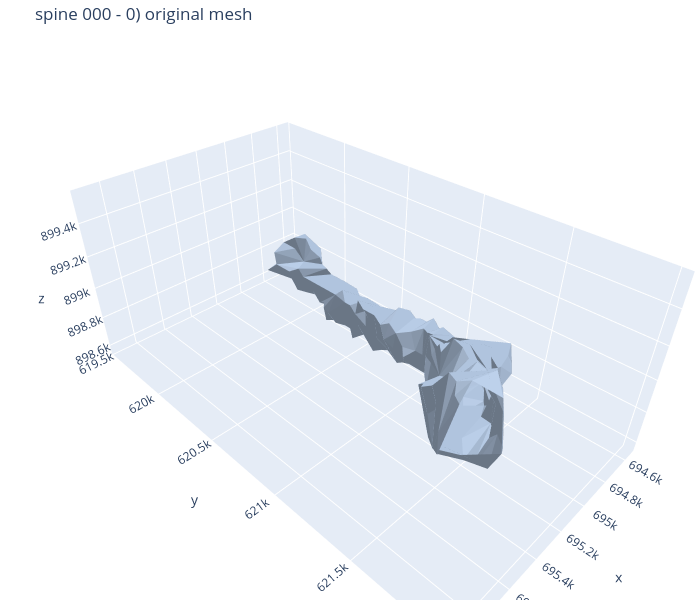
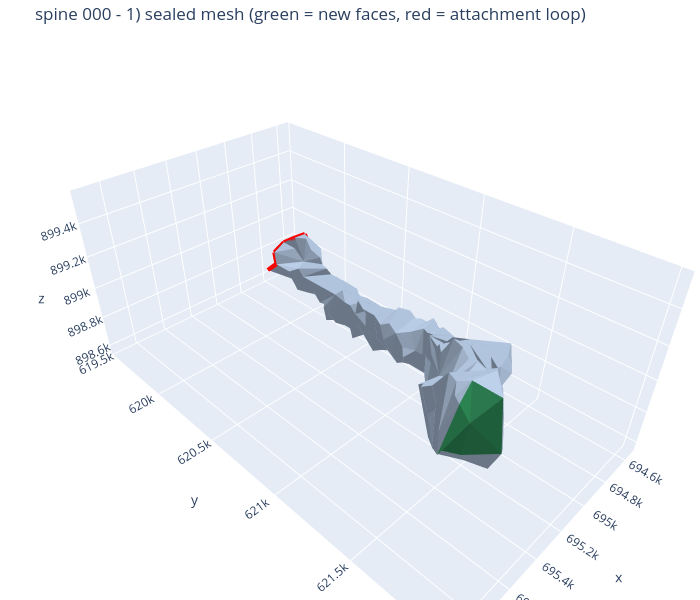
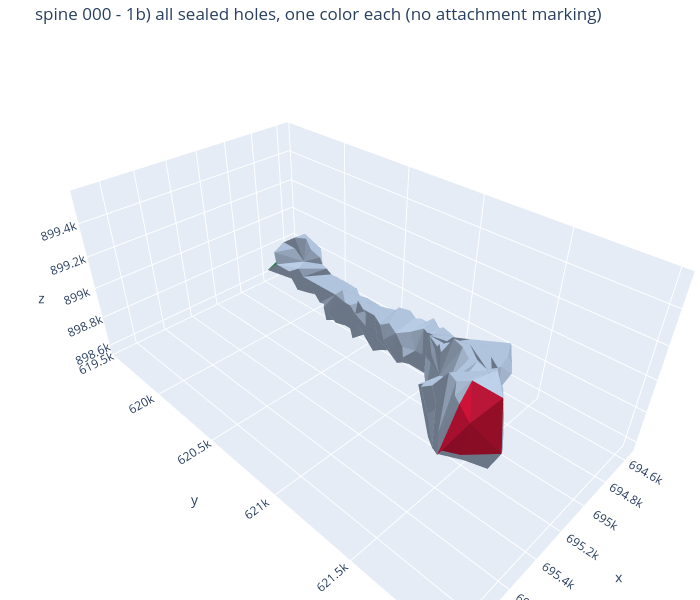
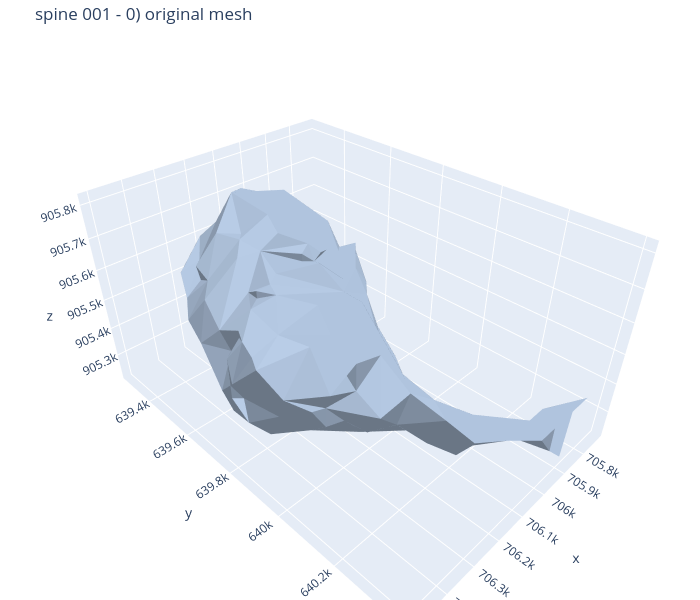

The notebook cell saved with these charts, in order:
### Markdown cell above
## Visual QA plots

Up to seven figures per spine: 0) original, 1) sealed (new faces green / attachment loop red), 1b) all sealed holes, one color each, no attachment marking (skips straight past the "no loop chosen" case that leaves figure 1 without a red outline), 2) local sealed (attachment cap red + local frame), 3) local original (local frame), 4) point clouds grid (rows = point count, columns = seed variant; red = attachment cap), 5) SDF samples (colored by signed distance; negative = inside).

### Code cell
figures_by_spine = {}
for record in records:
    print(f"\n=== spine {record.object_id} ===")
    figures_by_spine[record.spine_id] = visualize_spine_stage_outputs(record, cfg)

### Figure 1 — Plotly figure (JSON) as saved in the notebook; plotly's stock layout.template omitted (floating-point values rounded to 4 significant figures; data arrays with more than 128 entries replaced by an {"elided": "..."} marker saying what was removed)
{"data": [{"color": "lightsteelblue", "flatshading": true, "i": {"elided": "580 int values"}, "j": {"elided": "580 int values"}, "k": {"elided": "580 int values"}, "lighting": {"ambient": 0.6, "diffuse": 0.6}, "name": "original", "opacity": 1, "showscale": false, "type": "mesh3d", "x": {"elided": "300 float values"}, "y": {"elided": "300 float values"}, "z": {"elided": "300 float values"}}], "layout": {"height": 600, "margin": {"b": 0, "l": 0, "r": 0, "t": 40}, "scene": {"aspectmode": "data", "xaxis": {"title": {"text": "x"}}, "yaxis": {"title": {"text": "y"}}, "zaxis": {"title": {"text": "z"}}}, "showlegend": false, "title": {"text": "spine 000 - 0) original mesh"}, "width": 700}}

### Figure 2 — Plotly figure (JSON) as saved in the notebook; plotly's stock layout.template omitted (floating-point values rounded to 4 significant figures; data arrays with more than 128 entries replaced by an {"elided": "..."} marker saying what was removed)
{"data": [{"facecolor": {"elided": "602 str values"}, "flatshading": true, "i": {"elided": "602 int values"}, "j": {"elided": "602 int values"}, "k": {"elided": "602 int values"}, "lighting": {"ambient": 0.6, "diffuse": 0.6}, "name": "sealed", "opacity": 1, "showscale": false, "type": "mesh3d", "x": {"elided": "303 float values"}, "y": {"elided": "303 float values"}, "z": {"elided": "303 float values"}}, {"line": {"color": "red", "width": 8}, "mode": "lines", "name": "attachment loop", "type": "scatter3d", "x": [694554, 694575, null, 694554, 694617, null, 694575, 694617, null, 694617, 694617, null, 694617, 694680, null, 694617, 694722, null, 694680, 694848, null, 694722, 694764, null, 694764, 694848, null, 694848, 694869, null, 694848, 694869, null], "y": [619626, 619710, null, 619626, 619605, null, 619710, 619731, null, 619605, 619710, null, 619710, 619563, null, 619731, 619752, null, 619563, 619605, null, 619752, 619689, null, 619689, 619689, null, 619605, 619731, null, 619689, 619731, null], "z": [898842, 898842, null, 898842, 898821, null, 898842, 898926, null, 898821, 898800, null, 898800, 898695, null, 898926, 898947, null, 898695, 898695, null, 898947, 898905, null, 898905, 898863, null, 898695, 898800, null, 898863, 898800, null]}], "layout": {"height": 600, "margin": {"b": 0, "l": 0, "r": 0, "t": 40}, "scene": {"aspectmode": "data", "xaxis": {"title": {"text": "x"}}, "yaxis": {"title": {"text": "y"}}, "zaxis": {"title": {"text": "z"}}}, "showlegend": false, "title": {"text": "spine 000 - 1) sealed mesh (green = new faces, red = attachment loop)"}, "width": 700}}

### Figure 3 — Plotly figure (JSON) as saved in the notebook; plotly's stock layout.template omitted (floating-point values rounded to 4 significant figures; data arrays with more than 128 entries replaced by an {"elided": "..."} marker saying what was removed)
{"data": [{"facecolor": {"elided": "602 str values"}, "flatshading": true, "i": {"elided": "602 int values"}, "j": {"elided": "602 int values"}, "k": {"elided": "602 int values"}, "lighting": {"ambient": 0.6, "diffuse": 0.6}, "name": "sealed", "opacity": 1, "showscale": false, "type": "mesh3d", "x": {"elided": "303 float values"}, "y": {"elided": "303 float values"}, "z": {"elided": "303 float values"}}], "layout": {"height": 600, "margin": {"b": 0, "l": 0, "r": 0, "t": 40}, "scene": {"aspectmode": "data", "xaxis": {"title": {"text": "x"}}, "yaxis": {"title": {"text": "y"}}, "zaxis": {"title": {"text": "z"}}}, "showlegend": false, "title": {"text": "spine 000 - 1b) all sealed holes, one color each (no attachment marking)"}, "width": 700}}

### Figure 4 — Plotly figure (JSON) as saved in the notebook; plotly's stock layout.template omitted (floating-point values rounded to 4 significant figures; data arrays with more than 128 entries replaced by an {"elided": "..."} marker saying what was removed)
{"data": [{"color": "lightsteelblue", "flatshading": true, "i": {"elided": "381 int values"}, "j": {"elided": "381 int values"}, "k": {"elided": "381 int values"}, "lighting": {"ambient": 0.6, "diffuse": 0.6}, "name": "original", "opacity": 1, "showscale": false, "type": "mesh3d", "x": {"elided": "194 float values"}, "y": {"elided": "194 float values"}, "z": {"elided": "194 float values"}}], "layout": {"height": 600, "margin": {"b": 0, "l": 0, "r": 0, "t": 40}, "scene": {"aspectmode": "data", "xaxis": {"title": {"text": "x"}}, "yaxis": {"title": {"text": "y"}}, "zaxis": {"title": {"text": "z"}}}, "showlegend": false, "title": {"text": "spine 001 - 0) original mesh"}, "width": 700}}
